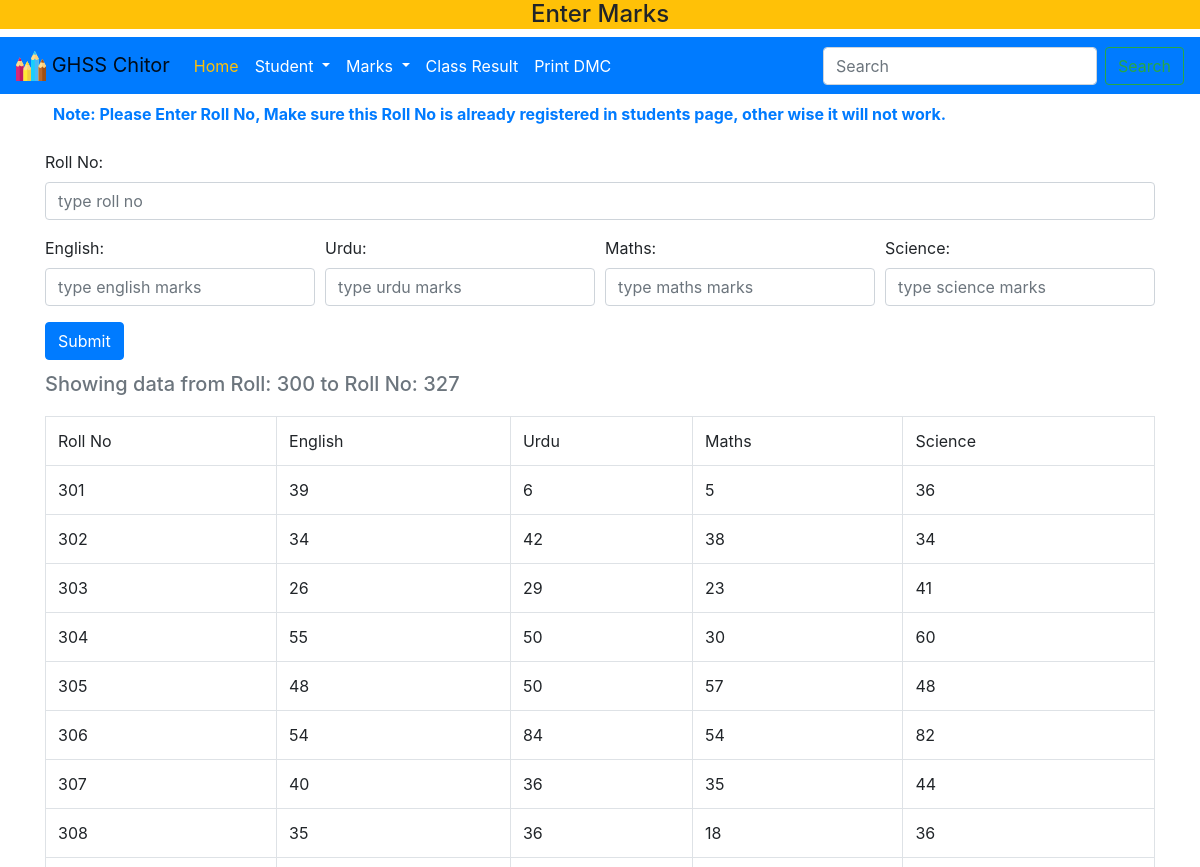
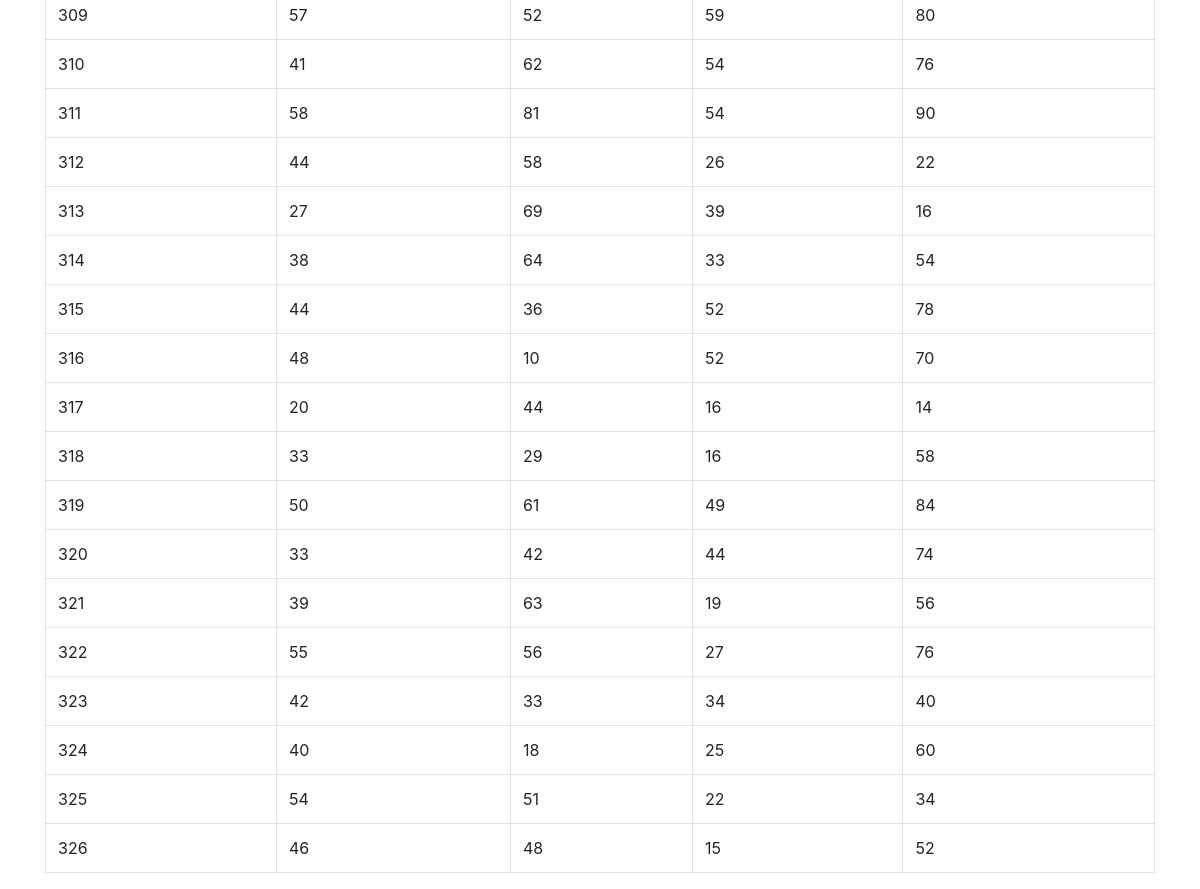
/add_mark.php, run on the app's committed database (2 pictures, top to bottom).
### tables this page shows
CREATE TABLE IF NOT EXISTS `marks` (
  `Serial_No` int(11) NOT NULL AUTO_INCREMENT,
  `Roll_No` int(5) NOT NULL,
  `English_Marks` int(3) NOT NULL,
  `Urdu_Marks` int(3) NOT NULL,
  `Maths_Marks` int(3) NOT NULL,
  `Science_Marks` int(3) NOT NULL,
  PRIMARY KEY (`Serial_No`),
  UNIQUE KEY `forign` (`Roll_No`)
);

### add_mark.php (the view, shortened to what this page needs)
<?php
require_once('sand_box.php');
$link=connect();
?>
</head>
<body>
  <div class="bg-warning text-center">
    <h4>Enter Marks</h4>
  </div>
  <?php require_once('nav.php');?>
<div class="container">
  <div class="row">
    <div class="col-md-12">
      <form class="" action="#">
        <div class="form-group">
          <p class="p-2 text-primary font-weight-bold"> Note: Please Enter Roll No, Make sure this Roll No is   already registered in students page, other wise it will not work. </p>
          <label for="rollno">Roll No:</label> <span id="aj_result" class="text-danger"></span>
          <input type="number" class="form-control" id="rollno"  min="1" name="rollno" placeholder="type roll no" autofocus required onfocusout="check_roll_no_marks()">
        </div>
        <div class="form-row">
          <div class="form-group col-md-3">
          <label for="english">English:</label>
          <input type="number" class="form-control" id="eng" max="100" min="0" placeholder="type english marks" name="eng" required>
          </div>
          <div class="form-group col-md-3">
            <label for="urdu">Urdu:</label>
            <input type="number" class="form-control" id="urd" max="100" min="0" name="urd"  placeholder="type urdu marks" required>
          </div>
            <div class="form-group col-md-3">
              <label for="maths">Maths:</label>
              <input type="text" class="form-control" placeholder="type maths marks" id="mat" max="100" min="0" name="mat" required>
            </div>
            <div class="form-group col-md-3">
              <label for="science">Science:</label>
              <input type="text" class="form-control" id="sci" max="100" min="0" name="sci" placeholder="type science marks" required>
            </div>
        </div>
          <button type="submit" name="submit" class="btn btn-primary">Submit</button>
      </form>
    </div>
  </div>
  <div class="row">
    <div class="col-md-12">
      <table class="table table-bordered">
        <?php
          $start_rollno=300;
          $end_rollno=327;
        ?>
        <caption style="caption-side:top"> <h5> <?php echo  "Showing data  from Roll: $start_rollno to Roll No: $end_rollno" ?></h5></caption>
        <tr> <td> Roll No </td> <td> English </td> <td> Urdu </td> <td> Maths </td><td> Science </td> </tr>
         <?php
          $qs="Select * from marks WHERE Roll_No>$start_rollno AND Roll_No<$end_rollno order by Roll_No ASC";
          $qr=mysqli_query($link,$qs) or die('error:'.mysqli_error($link));
            while($qfa=mysqli_fetch_assoc($qr))
             {
              echo  '<tr><td>'.$qfa['Roll_No']. '</td><td>'.$qfa['English_Marks']. '</td><td>'.$qfa['Urdu_Marks']. '</td><td>'.$qfa['Maths_Marks']. '</td><td>'.$qfa['Science_Marks']. '</td></tr>';
            }
          ?>
      </table>
    </div>
  </div>
</div>

### data on the page
marks: Roll_No "301", English_Marks "39", Urdu_Marks "6", Maths_Marks "5", Science_Marks "36"
marks: Roll_No "302", English_Marks "34", Urdu_Marks "42", Maths_Marks "38", Science_Marks "34"
marks: Roll_No "303", English_Marks "26", Urdu_Marks "29", Maths_Marks "23", Science_Marks "41"
marks: Roll_No "304", English_Marks "55", Urdu_Marks "50", Maths_Marks "30", Science_Marks "60"
marks: Roll_No "305", English_Marks "48", Urdu_Marks "50", Maths_Marks "57", Science_Marks "48"
marks: Roll_No "306", English_Marks "54", Urdu_Marks "84", Maths_Marks "54", Science_Marks "82"
marks: Roll_No "307", English_Marks "40", Urdu_Marks "36", Maths_Marks "35", Science_Marks "44"
marks: Roll_No "308", English_Marks "35", Urdu_Marks "36", Maths_Marks "18", Science_Marks "36"
marks: Roll_No "309", English_Marks "57", Urdu_Marks "52", Maths_Marks "59", Science_Marks "80"
marks: Roll_No "310", English_Marks "41", Urdu_Marks "62", Maths_Marks "54", Science_Marks "76"
marks: Roll_No "311", English_Marks "58", Urdu_Marks "81", Maths_Marks "54", Science_Marks "90"
marks: Roll_No "312", English_Marks "44", Urdu_Marks "58", Maths_Marks "26", Science_Marks "22"
marks: Roll_No "313", English_Marks "27", Urdu_Marks "69", Maths_Marks "39", Science_Marks "16"
marks: Roll_No "314", English_Marks "38", Urdu_Marks "64", Maths_Marks "33", Science_Marks "54"
marks: Roll_No "315", English_Marks "44", Urdu_Marks "36", Maths_Marks "52", Science_Marks "78"
marks: Roll_No "316", English_Marks "48", Urdu_Marks "10", Maths_Marks "52", Science_Marks "70"
marks: Roll_No "317", English_Marks "20", Urdu_Marks "44", Maths_Marks "16", Science_Marks "14"
marks: Roll_No "318", English_Marks "33", Urdu_Marks "29", Maths_Marks "16", Science_Marks "58"
marks: Roll_No "319", English_Marks "50", Urdu_Marks "61", Maths_Marks "49", Science_Marks "84"
marks: Roll_No "320", English_Marks "33", Urdu_Marks "42", Maths_Marks "44", Science_Marks "74"
marks: Roll_No "321", English_Marks "39", Urdu_Marks "63", Maths_Marks "19", Science_Marks "56"
marks: Roll_No "322", English_Marks "55", Urdu_Marks "56", Maths_Marks "27", Science_Marks "76"
marks: Roll_No "323", English_Marks "42", Urdu_Marks "33", Maths_Marks "34", Science_Marks "40"
marks: Roll_No "324", English_Marks "40", Urdu_Marks "18", Maths_Marks "25", Science_Marks "60"
marks: Roll_No "325", English_Marks "54", Urdu_Marks "51", Maths_Marks "22", Science_Marks "34"
marks: Roll_No "326", English_Marks "46", Urdu_Marks "48", Maths_Marks "15", Science_Marks "52"

### other printed values
$start_rollno "300"
$end_rollno "327"
